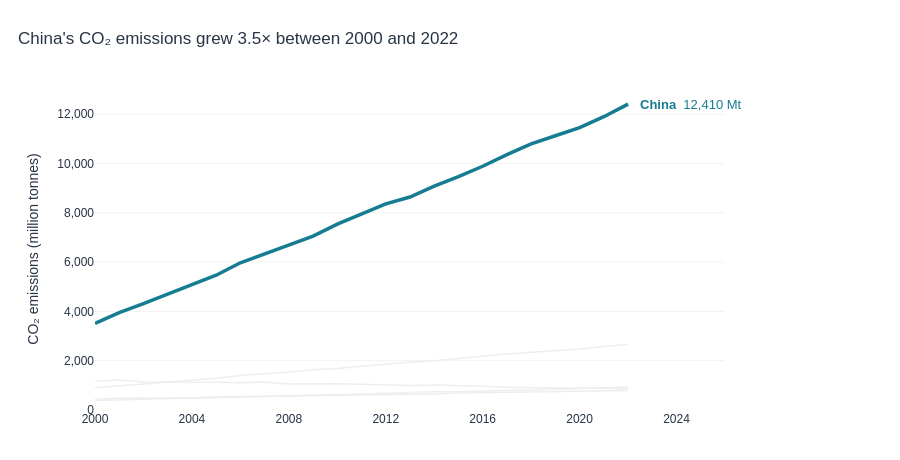

The cell this chart's notebook holds for it:
### Markdown cell above
---
## Task 2 — A line chart showing CO2 emissions over time for all Asian countries in the dataset, with one country highlighted.

**same requirements as Task1**

### Code cell
# TASK 2 — All Asian countries for context, highlighting China.
asia = df[df['Region'] == 'Asia'].copy()
asia_highlight = 'China'
china_asia = asia[asia['Country'] == asia_highlight].sort_values('Year')
start_mt = china_asia.loc[china_asia['Year'] == first_year, 'CO2_Mt'].iloc[0]
end_mt = china_asia.loc[china_asia['Year'] == last_year, 'CO2_Mt'].iloc[0]
growth_multiple = end_mt / start_mt

fig2 = go.Figure()
for country, country_data in asia[asia['Country'] != asia_highlight].groupby('Country'):
    fig2.add_trace(go.Scatter(
        x=country_data['Year'], y=country_data['CO2_Mt'],
        mode='lines', name=country,
        line=dict(color='#EEEEEE', width=1.5),
        hovertemplate=f'{country}<br>Year: %{{x}}<br>CO₂ emissions: %{{y:,.0f}} Mt<extra></extra>',
        showlegend=False
    ))

fig2.add_trace(go.Scatter(
    x=china_asia['Year'], y=china_asia['CO2_Mt'],
    mode='lines', name=asia_highlight,
    line=dict(color='#167C91', width=3.5),
    hovertemplate='China<br>Year: %{x}<br>CO₂ emissions: %{y:,.0f} Mt<extra></extra>',
    showlegend=False
))
fig2.add_annotation(
    x=last_year, y=end_mt, text=f'<b>{asia_highlight}</b>  {end_mt:,.0f} Mt',
    showarrow=False, xanchor='left', xshift=10,
    font=dict(color='#167C91', size=13)
)
fig2.update_layout(
    title=dict(text=f"China's CO₂ emissions grew {growth_multiple:.1f}× between {first_year} and {last_year}", x=0.02),
    xaxis=dict(title=None, range=[first_year, last_year + 4], dtick=4, showgrid=False,
               zeroline=False, showline=False),
    yaxis=dict(title='CO₂ emissions (million tonnes)', rangemode='tozero',
               showgrid=True, gridcolor='#F3F3F3', zeroline=False, showline=False,
               tickformat=',d'),
    template='plotly_white', height=460,
    margin=dict(l=95, r=175, t=88, b=50),
    font=dict(family='Arial', size=12, color='#283445'),
    paper_bgcolor='white', plot_bgcolor='white',
    showlegend=False
)
assert len(fig2.data) == asia['Country'].nunique()
assert sum(t.line.color != '#EEEEEE' for t in fig2.data) == 1
fig2.show()
print(f'All {asia["Country"].nunique()} Asian countries included. '
      f'China: {start_mt:,.1f} Mt → {end_mt:,.1f} Mt ({growth_multiple:.2f}×).')

### Figure 1 — Plotly figure (JSON) as saved in the notebook; plotly's stock layout.template omitted (floating-point values rounded to 4 significant figures)
{"data": [{"hovertemplate": "India<br>Year: %{x}<br>CO₂ emissions: %{y:,.0f} Mt<extra></extra>", "line": {"color": "#EEEEEE", "width": 1.5}, "mode": "lines", "name": "India", "showlegend": false, "type": "scatter", "x": [2000, 2001, 2002, 2003, 2004, 2005, 2006, 2007, 2008, 2009, 2010, 2011, 2012, 2013, 2014, 2015, 2016, 2017, 2018, 2019, 2020, 2021, 2022], "y": [901.6, 974.6, 1056.0, 1146.0, 1205.0, 1291.0, 1396.0, 1466.0, 1542.0, 1637.0, 1687.0, 1774.0, 1865.0, 1945.0, 1994.0, 2092.0, 2177.0, 2267.0, 2345.0, 2419.0, 2466.0, 2580.0, 2661.0]}, {"hovertemplate": "Indonesia<br>Year: %{x}<br>CO₂ emissions: %{y:,.0f} Mt<extra></extra>", "line": {"color": "#EEEEEE", "width": 1.5}, "mode": "lines", "name": "Indonesia", "showlegend": false, "type": "scatter", "x": [2000, 2001, 2002, 2003, 2004, 2005, 2006, 2007, 2008, 2009, 2010, 2011, 2012, 2013, 2014, 2015, 2016, 2017, 2018, 2019, 2020, 2021, 2022], "y": [382.8, 400.4, 430.7, 453.8, 482.6, 501.9, 533.0, 551.8, 586.6, 602.5, 614.5, 647.3, 680.1, 717.7, 736.3, 738.2, 768.8, 813.7, 834.8, 872.3, 876.5, 898.5, 930.5]}, {"hovertemplate": "Japan<br>Year: %{x}<br>CO₂ emissions: %{y:,.0f} Mt<extra></extra>", "line": {"color": "#EEEEEE", "width": 1.5}, "mode": "lines", "name": "Japan", "showlegend": false, "type": "scatter", "x": [2000, 2001, 2002, 2003, 2004, 2005, 2006, 2007, 2008, 2009, 2010, 2011, 2012, 2013, 2014, 2015, 2016, 2017, 2018, 2019, 2020, 2021, 2022], "y": [1166.0, 1220.0, 1136.0, 1131.0, 1151.0, 1127.0, 1101.0, 1133.0, 1050.0, 1061.0, 1064.0, 1042.0, 1005.0, 990.9, 1010.0, 996.6, 967.4, 925.1, 916.6, 914.5, 902.8, 898.1, 865.1]}, {"hovertemplate": "South Korea<br>Year: %{x}<br>CO₂ emissions: %{y:,.0f} Mt<extra></extra>", "line": {"color": "#EEEEEE", "width": 1.5}, "mode": "lines", "name": "South Korea", "showlegend": false, "type": "scatter", "x": [2000, 2001, 2002, 2003, 2004, 2005, 2006, 2007, 2008, 2009, 2010, 2011, 2012, 2013, 2014, 2015, 2016, 2017, 2018, 2019, 2020, 2021, 2022], "y": [438.1, 481.5, 490.6, 490.8, 494.6, 537.2, 539.0, 566.1, 570.0, 585.4, 595.9, 620.6, 631.1, 649.6, 646.2, 686.5, 704.0, 706.0, 738.5, 750.8, 755.8, 777.3, 789.5]}, {"hovertemplate": "China<br>Year: %{x}<br>CO₂ emissions: %{y:,.0f} Mt<extra></extra>", "line": {"color": "#167C91", "width": 3.5}, "mode": "lines", "name": "China", "showlegend": false, "type": "scatter", "x": [2000, 2001, 2002, 2003, 2004, 2005, 2006, 2007, 2008, 2009, 2010, 2011, 2012, 2013, 2014, 2015, 2016, 2017, 2018, 2019, 2020, 2021, 2022], "y": [3514.0, 3952.0, 4312.0, 4692.0, 5079.0, 5468.0, 5974.0, 6323.0, 6673.0, 7053.0, 7543.0, 7972.0, 8365.0, 8641.0, 9078.0, 9466.0, 9887.0, 10360.0, 10790.0, 11130.0, 11450.0, 11900.0, 12410.0]}], "layout": {"annotations": [{"font": {"color": "#167C91", "size": 13}, "showarrow": false, "text": "<b>China</b>  12,410 Mt", "x": 2022, "xanchor": "left", "xshift": 10, "y": 12410.0}], "font": {"color": "#283445", "family": "Arial", "size": 12}, "height": 460, "margin": {"b": 50, "l": 95, "r": 175, "t": 88}, "paper_bgcolor": "white", "plot_bgcolor": "white", "showlegend": false, "title": {"text": "China's CO₂ emissions grew 3.5× between 2000 and 2022", "x": 0.02}, "xaxis": {"dtick": 4, "range": [2000, 2026], "showgrid": false, "showline": false, "title": {}, "zeroline": false}, "yaxis": {"gridcolor": "#F3F3F3", "rangemode": "tozero", "showgrid": true, "showline": false, "tickformat": ",d", "title": {"text": "CO₂ emissions (million tonnes)"}, "zeroline": false}}}
